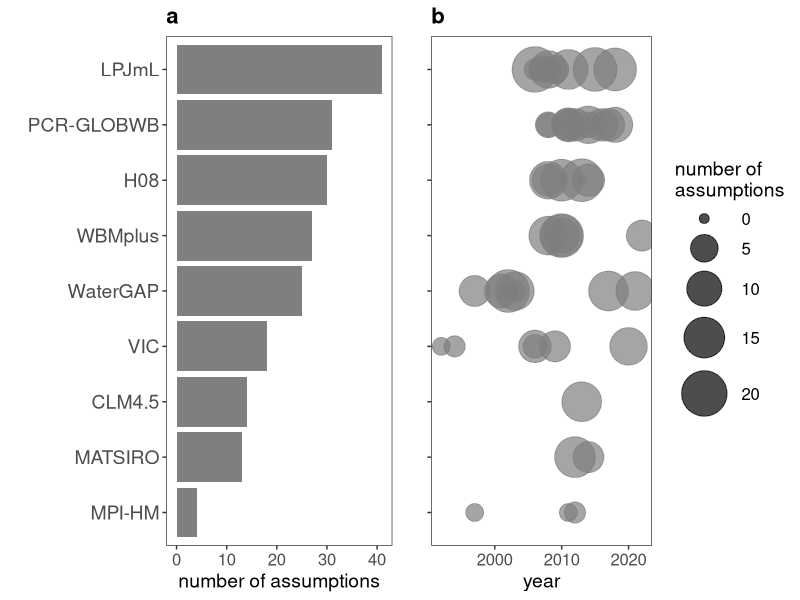
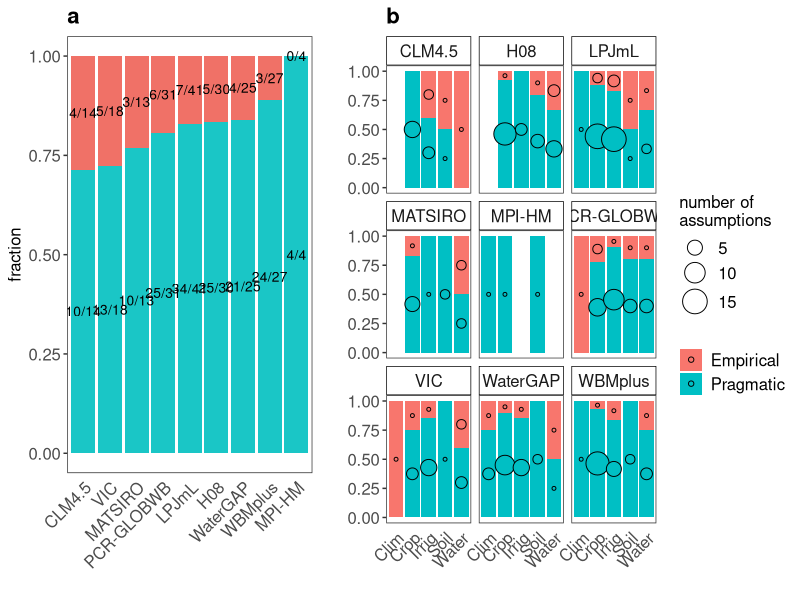
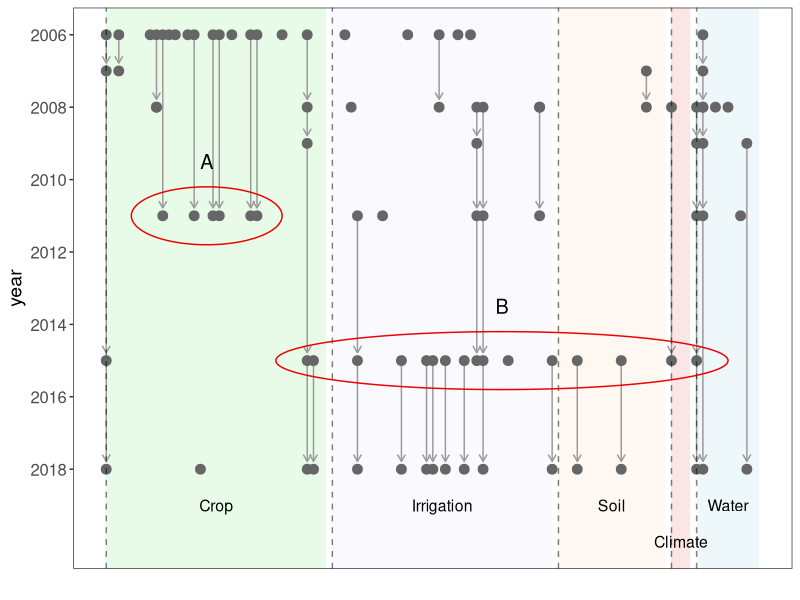
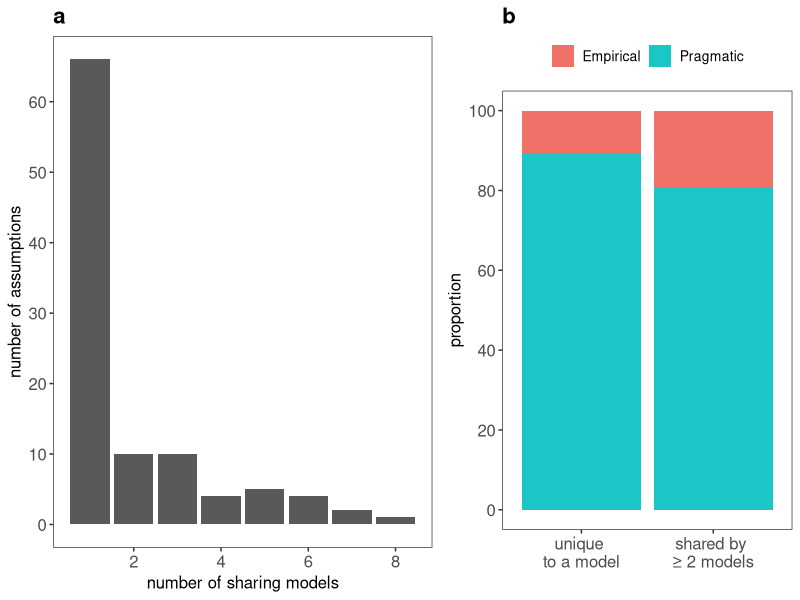
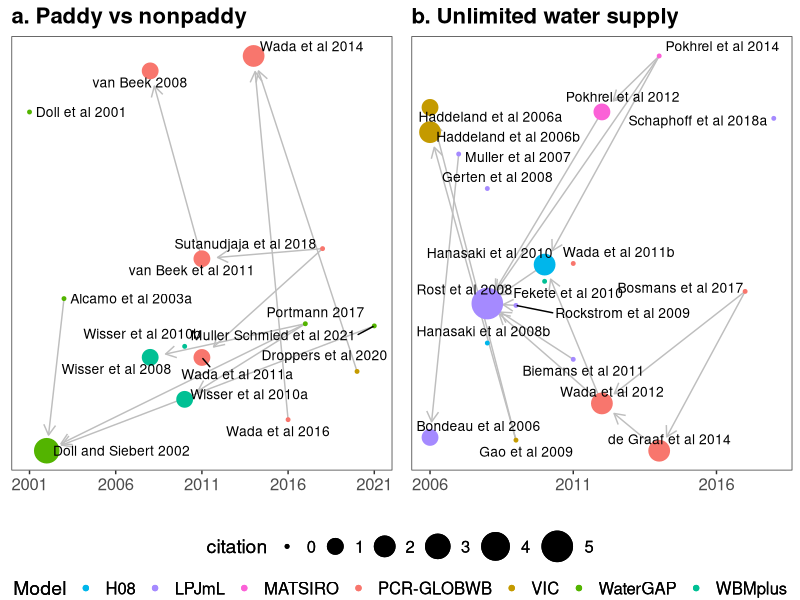

Generate these figures, in order, with R:
## ---- chunk 1
knitr::opts_chunk$set(echo = TRUE)

# Set a global working directory
knitr::opts_knit$set(root.dir = "/Users/sxl1405@student.bham.ac.uk/Library/CloudStorage/OneDrive-UniversityofBirmingham/code/assumption_hunting")


# Load all required libraries
library(ggplot2)
library(dplyr)
library(gridExtra)
library(reshape2)
library(grid)
library(readxl)
library(tidyverse)
library(igraph)
library(ggraph)
library(tidygraph)
library(ggforce)
library(scales)
library(ggalluvial)

getwd()
## ---- chunk 2

data_countA <- read_excel("assumptions.xlsx", sheet = "total")

p_countA <- ggplot(data_countA, aes(y = fct_reorder(factor(Model), Total, .desc = FALSE), x = Total, fill = "grey50")) +
  geom_bar(stat = "identity") +
  labs(title = "a",
       x = "number of assumptions",
       y = "") +
  theme_bw() +
  theme(
    plot.title = element_text(size = 16, face = "bold", hjust = 0, vjust = 1),
    axis.title.x = element_text(size = 14),
    axis.text.x = element_text(size = 12),
    axis.text.y = element_text(size = 14),
    legend.position = "none",
    panel.grid = element_blank()
  ) +
  scale_fill_manual(values = "grey50")

data_countB <- read_excel("assumptions.xlsx", sheet = "study") %>%
  mutate(Year = as.numeric(sub(".*(\\d{4}).*", "\\1", Study))) %>%
  filter(!is.na(Year))

model_order <- c("MPI-HM", "MATSIRO", "CLM4.5", "VIC", "WaterGAP", "WBMplus", "H08", "PCR-GLOBWB", "LPJmL")

data_countB <- data_countB %>%
  mutate(Model = factor(Model, levels = model_order))

p_countB <- ggplot(data_countB, aes(x = Year, y = Model, size = `Count of assumptions`, color = "grey50")) +
  geom_point(alpha = 0.7) +
  theme_bw() +
  labs(title = "b", x = "year", y = "", size = "number of\nassumptions") +
  theme(
    plot.title = element_text(size = 16, face = "bold", hjust = 0, vjust = 1),
    axis.title.x = element_text(size = 14),
    axis.text.x = element_text(size = 12),
    axis.text.y = element_blank(),
    legend.title = element_text(size = 14),
    legend.text = element_text(size = 12),
    panel.grid = element_blank()
  ) +
  guides(color = "none") +
  scale_size_continuous(range = c(3, 15)) +
  scale_color_manual(values = "grey50")

combined_count <- grid.arrange(p_countA, p_countB, ncol = 2, nrow = 1)
grid.draw(combined_count)
## ---- chunk 3

data_aspectA <- read_excel("assumptions.xlsx", sheet = "nature")

model_order_aspectA <- c("CLM4.5", "VIC", "MATSIRO", "PCR-GLOBWB", "LPJmL", "H08", "WaterGAP", "WBMplus",  "MPI-HM")

data_aspectA <- data_aspectA %>%
  mutate(Total = Pragmatic + Empirical,
         Pragmatic_ratio = Pragmatic / Total,
         Empirical_ratio = Empirical / Total)

data_aspectA_long <- data_aspectA %>%
  pivot_longer(cols = c(Pragmatic, Empirical),
               names_to = "Nature", values_to = "Count") %>%
  mutate(
    Model = factor(Model, levels = model_order_aspectA),
    Ratio = Count / Total
  )

custom_colors <- c("Pragmatic" = "#1ac6c6", "Empirical" = "#f07167")

p_aspectA <- ggplot(data_aspectA_long, aes(x = Model, y = Ratio, fill = Nature)) +
  geom_bar(stat = "identity", position = "fill") +
  geom_text(aes(label = paste0(Count, "/", Total)),
            position = position_stack(vjust = 0.5), size = 3.5, color = "black") +
  labs(title = "a", x = "", y = "fraction") +
  scale_fill_manual(values = custom_colors, labels = c("Empirical", "Pragmatic")) +
  theme_bw() +
  theme(
    plot.title = element_text(size = 16, face = "bold", hjust = 0, vjust = 1),
    axis.text.x = element_text(size = 12, angle = 45, hjust = 1),
    axis.ticks.x = element_blank(),
    axis.text.y = element_text(size = 12),
    axis.title.y = element_text(size = 12),
    panel.grid = element_blank(),
    legend.position = "none"
  )

data_aspectB <- read_excel("assumptions.xlsx", sheet = "aspect")

data_aspectB_df <- data_aspectB %>%
  group_by(Model, Aspect) %>%
  mutate(Proportion = Count / sum(Count))

p_aspectB <- ggplot(data_aspectB_df, aes(x = Aspect, y = Proportion, fill = Nature)) +
  geom_bar(stat = "identity", position = "fill") +
  geom_point(aes(size = Count, fill = Nature), 
             position = position_fill(vjust = 0.5), 
             color = "black", shape = 21) +
  scale_size_continuous(name = "count", range = c(1, 8)) +
  labs(title = "b", x = "", y = "", fill = "Nature of Assumption") +
  facet_wrap(~ Model) +
  theme_bw() +
  theme(
    plot.title = element_text(size = 16, face = "bold", hjust = 0, vjust = 1),
    axis.text.x = element_text(size = 12, angle = 45, hjust = 1),
    axis.ticks.x = element_blank(),
    axis.text.y = element_text(size = 12),
    legend.title = element_text(size = 12),
    legend.text = element_text(size = 12),
    panel.grid = element_blank(),
    strip.background = element_rect(fill = "white", color = "black"),
    strip.text = element_text(size = 12)
  ) +
  guides(fill = guide_legend(title = NULL),
         size = guide_legend(title = "number of\nassumptions"))

combined_aspect <- grid.arrange(p_aspectA, p_aspectB, ncol = 2, nrow = 1, widths = c(2, 3))
grid.draw(combined_aspect)

## ---- chunk 4

data_code <- read_excel("assumptions.xlsx", sheet = "code") %>%
  filter(Model == "LPJmL") %>%
  mutate(UniqueID = paste(Code, Author, sep = "_")) %>%
  arrange(Code, Year) %>%
  group_by(Code) %>%
  mutate(NextAuthor = lead(Author),
         NextYear = lead(Year),
         NextCode = lead(Code)) %>%
  ungroup()

edges_code <- data_code %>%
  filter(!is.na(NextAuthor) & Code == NextCode) %>%
  mutate(to = paste(NextCode, NextAuthor, sep = "_")) %>%
  select(from = UniqueID, to)

vertices_code <- data_code %>%
  distinct(UniqueID, Code, Author, Year)

facet_rects_code <- data.frame(
  xmin = c(1, 37, 73, 91, 95),
  xmax = c(36, 72, 90, 94, 105),
  facet = c("Crop", "Irrigation", "Soil", "Climate", "Water"),
  fill_color = c("lightgreen", "lavender", "peachpuff", "lightcoral", "lightblue"),
  label_x = c(18.5, 54.5, 81.5, 92.5, 100)
)

ellipse_data_code <- data.frame(
  x0 = c(17, 64),
  y0 = c(2011, 2015),
  a = c(12, 36),
  b = c(0.8, 0.8),
  angle = c(0, 0)
)

graph_code <- graph_from_data_frame(d = edges_code, vertices = vertices_code, directed = FALSE)
V(graph_code)$degree <- degree(graph_code, mode = "all")

custom_layout_code <- as.data.frame(vertices_code %>% select(Code, Year))
colnames(custom_layout_code) <- c("x", "y")

ggraph(graph_code, layout = custom_layout_code) + 
  geom_rect(data = facet_rects_code, aes(xmin = xmin, xmax = xmax, ymin = -Inf, ymax = Inf, fill = facet), 
            alpha = 0.2, color = NA) +
  scale_fill_manual(values = setNames(facet_rects_code$fill_color, facet_rects_code$facet)) +
  geom_edge_link(arrow = arrow(length = unit(2, 'mm')), 
                 end_cap = circle(2, 'mm'), 
                 color = 'gray60') + 
  geom_node_point(color = "gray40", size = 3) +  
  scale_x_continuous(breaks = seq(min(vertices_code$Code), max(vertices_code$Code), by = 1), expand = c(0.05, 0.05)) +  
  scale_y_reverse(breaks = seq(min(vertices_code$Year), max(vertices_code$Year), by = 2), expand = c(0.05, 0.05)) +  
  labs(x = "", y = "year") +  
  theme_bw() +  
  theme(
    plot.title = element_text(size = 16, face = "bold", hjust = 0, vjust = 1),
    axis.text.y = element_text(size = 12),
    panel.grid = element_blank(),
    axis.text.x = element_blank(),
    axis.ticks.x = element_blank(),
    axis.title.y = element_text(size = 14),
    legend.position = "none"
  ) +
  geom_vline(data = facet_rects_code, aes(xintercept = xmin), color = "black", linetype = "dashed", size = 0.5, alpha = 0.5) +
  geom_text(data = facet_rects_code, aes(x = label_x, 
                                    y = ifelse(facet == "Climate", max(vertices_code$Year) + 2.0, max(vertices_code$Year) + 1), 
                                    label = facet), vjust = 0.5, color = "black", size = 4) +
  ggforce::geom_ellipse(data = ellipse_data_code, 
                        aes(x0 = x0, y0 = y0, a = a, b = b, angle = angle), 
                        color = "red2", fill = NA, size = 0.5) + 
  annotate("text", x = 17, y = 2009.5, label = "A", size = 5, color = "black") + 
  annotate("text", x = 64, y = 2013.5, label = "B", size = 5, color = "black")


## ---- chunk 5

data_freq <- read_excel("assumptions.xlsx", sheet = "freq")

filtered_freq <- data_freq %>%
  filter(Frequency >= 2) %>%
  group_by(Nature) %>%
  summarise(Count = n()) %>%
  mutate(Percentage = Count / sum(Count) * 100)

p_hist <- ggplot(data_freq, aes(x = Frequency)) +
  geom_bar() +
  scale_y_continuous(breaks = seq(0, 80, by = 10)) +
  labs(title = "a", x = "number of sharing models", y = "number of assumptions") +
  theme_bw() +
  theme(
    plot.title = element_text(size = 16, face = "bold", hjust = 0, vjust = 1),
    axis.text = element_text(size = 12),
    axis.title.x = element_text(size = 12),
    axis.title.y = element_text(size = 12),
    panel.grid = element_blank(),
    legend.position = "none"
  )

assumption_summary <- data_freq %>%
  mutate(Group = ifelse(Frequency == 1, "unique \nto a model", "shared by \n≥ 2 models")) %>%
  group_by(Group, Nature) %>%
  summarise(Count = n()) %>%
  group_by(Group) %>%
  mutate(Percentage = Count / sum(Count) * 100) %>%
  mutate(Group = factor(Group, levels = c("unique \nto a model", "shared by \n≥ 2 models")))

p_normalized <- ggplot(assumption_summary, aes(x = Group, y = Percentage, fill = Nature)) +
  geom_bar(stat = "identity", position = "stack") +
  scale_fill_manual(values = c("Empirical" = "#f07167", "Pragmatic" = "#1ac6c6")) +
  scale_y_continuous(breaks = seq(0, 100, by = 20)) +
  labs(title = "b", x = "", y = "proportion") +
  theme_bw() +
  theme(
    plot.title = element_text(size = 16, face = "bold", hjust = 0, vjust = 1),
    axis.text = element_text(size = 12),
    axis.title.x = element_text(size = 12),
    axis.title.y = element_text(size = 12),
    panel.grid = element_blank(),
    legend.position = "top",
    legend.title = element_blank(),
    legend.text = element_text(size = 10)
  )

combined_freq <- grid.arrange(p_hist, p_normalized, ncol = 2, widths = c(0.55, 0.45))
grid.draw(combined_freq)

## ---- chunk 6

nodes_net <- read_excel("assumptions.xlsx", sheet = "cite_nodes")
edges_net <- read_excel("assumptions.xlsx", sheet = "cite_edges") %>% 
  filter(!is.na(Source) & !is.na(Target))

nodes_net <- nodes_net %>% distinct(ID, .keep_all = TRUE)
model_colors_net <- setNames(scales::hue_pal()(length(unique(nodes_net$Model))), unique(nodes_net$Model))

size_range_net <- c(1, 10)
degree_limits_net <- range(nodes_net$degree, na.rm = TRUE)

titles_net <- c("a. Paddy vs nonpaddy", "b. Unlimited water supply")
plot_list_net <- list()

for (dataset in unique(nodes_net$Dataset)) {
  dataset_nodes <- nodes_net %>% filter(Dataset == dataset)
  dataset_edges <- edges_net %>% filter(Dataset == dataset & Source %in% dataset_nodes$ID & Target %in% dataset_nodes$ID)
  
  graph_net <- graph_from_data_frame(dataset_edges, vertices = dataset_nodes, directed = TRUE)
  layout_net <- create_layout(graph_net, layout = 'mds')
  layout_net$x <- as.numeric(dataset_nodes$Year)
  layout_net$y <- runif(length(V(graph_net)), min = -10, max = 10)

  plot_net <- ggraph(layout_net) + 
    geom_edge_link(arrow = arrow(length = unit(3, 'mm')), end_cap = circle(4, 'mm'), color = 'gray') + 
    geom_node_point(aes(color = Model, size = degree), show.legend = FALSE) +
    geom_node_text(aes(label = Label), repel = TRUE, size = 3.5) +
    scale_color_manual(values = model_colors_net) +
    scale_size_continuous(limits = degree_limits_net, range = size_range_net) +
    scale_x_continuous(breaks = seq(min(dataset_nodes$Year), max(dataset_nodes$Year), by = 5), expand = c(0.05, 0.05)) +  
    labs(title = titles_net[which(unique(nodes_net$Dataset) == dataset)], x = "") +
    theme_bw() +
    theme(
      plot.title = element_text(size = 16, face = "bold", hjust = 0, vjust = 1),
      axis.text.x = element_text(size = 12),
      panel.grid = element_blank(),
      axis.text.y = element_blank(),
      axis.ticks.y = element_blank(),
      axis.title.y = element_blank()
    )
  
  plot_list_net[[dataset]] <- plot_net
}

legend_plot_net <- ggplot(nodes_net, aes(x = 1, y = 1, color = Model, size = degree)) +
  geom_point(show.legend = TRUE) +
  scale_color_manual(values = model_colors_net, guide = guide_legend(nrow = 1)) +
  scale_size_continuous(name = "citation", limits = degree_limits_net, range = size_range_net, guide = guide_legend(nrow = 1)) +
  theme_void() +
  theme(legend.position = "bottom", legend.direction = "horizontal", 
        legend.box = "vertical", legend.box.spacing = unit(0.25, "lines"),
        plot.title = element_text(size = 16, face = "bold", hjust = 0, vjust = 1),
        legend.title = element_text(size = 14),  # Larger legend title
        legend.text = element_text(size = 12))   # Larger legend text

# Arrange plots with combined legend
final_plot <- grid.arrange(
  arrangeGrob(grobs = plot_list_net, nrow = 1), 
  legend_plot_net, 
  ncol = 1, 
  heights = c(4, 0.6)
)

grid.draw(final_plot)

## ---- chunk 7
##Load the nodes and links data from the Excel file
#
#nodes <- read_excel("assumptions.xlsx", sheet = "sankey_nodes")
#links <- read_excel("assumptions.xlsx", sheet = "sankey_links")
#
## Adjust link column names and add color groupings
#colnames(links) <- c("source", "target", "value")
#links$group <- as.factor(links$source)
#
## Use a custom, muted color palette for a professional look
#color_scale <- 'd3.scaleOrdinal().range(["#4E79A7", "#A0CBE8", "#F28E2B", "#FFBE7D", "#59A14F", "#8CD17D", "#B6992D", "#499894", "#86BCB6", "#FABFD2"])'
#
## Create Sankey diagram with adjusted color scale
#p <- sankeyNetwork(
#  Links = links,
#  Nodes = nodes,
#  Source = "source",
#  Target = "target",
#  Value = "value",
#  NodeID = "Node",
#  units = "TWh",
#  fontSize = 12,
#  nodeWidth = 1,
#  margin = list(left = 350, right = 20),
#  LinkGroup = "group",
#  colourScale = color_scale,
#  width = 800,
#  height = 800
#)
#
## Adjust label positioning in the diagram
#p <- htmlwidgets::onRender(p, "
#  function(el, x) {
#    d3.selectAll('.node text')
#      .style('text-anchor', 'start')
#      .attr('dx', '15');
#  }
#")
#
#library(pagedown)
#pagedown::chrome_print("shared.html")
#
## Save the HTML widget as an HTML file first
#saveWidget(p, "shared.html", selfcontained = TRUE)
#
## Take a screenshot of the HTML file and save it as a PNG image
#webshot2::webshot("shared.html", file = "shared_sankey.png", vwidth = 820, vheight = 800, cliprect = "viewport", zoom = 4)
#p
